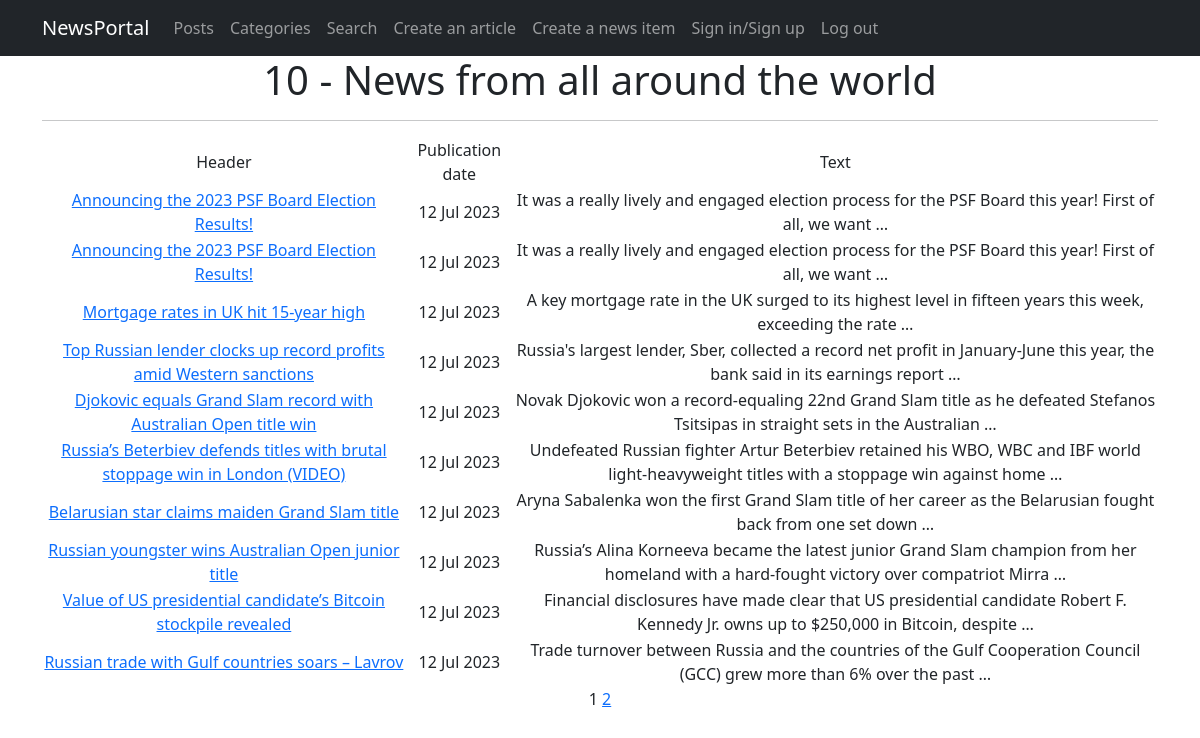
Before: /news_portal/ with the older database file.
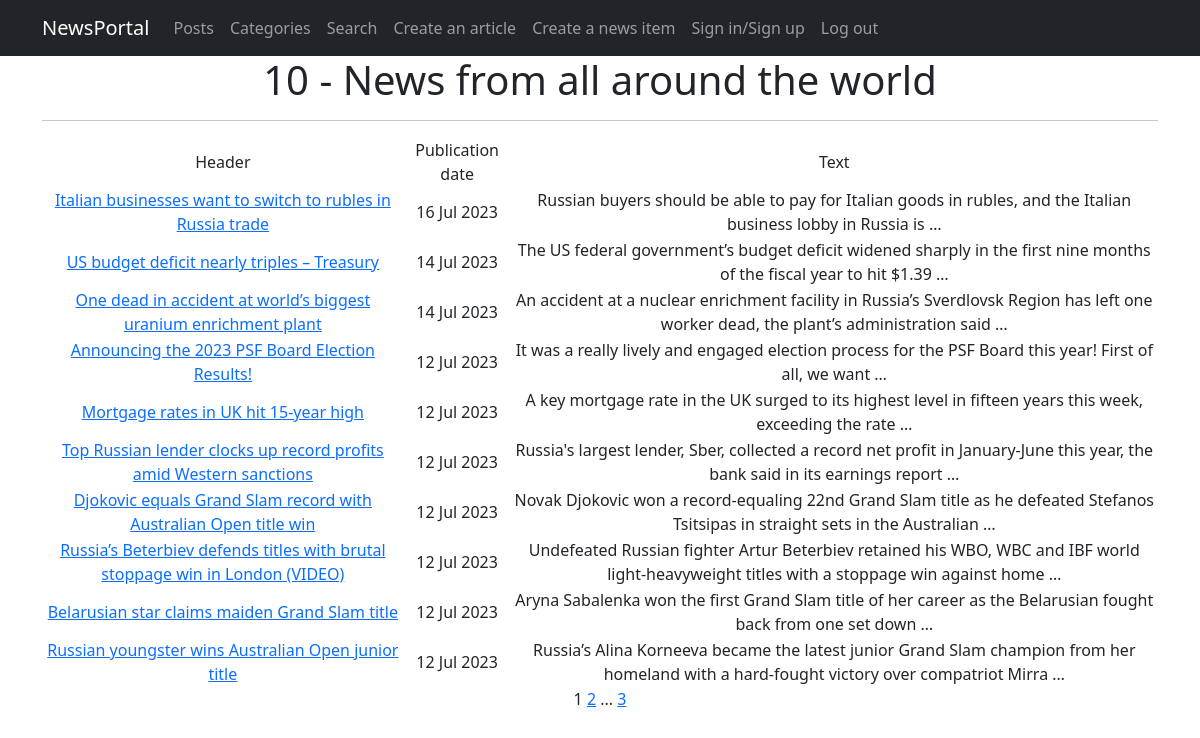
After: the same page with the newer database file.
### news_portal/models.py (models this page shows, shortened)
class Post(models.Model):
    post_type = models.CharField(max_length=2, choices=POST_TYPE, default=article)
    post_pub_date = models.DateTimeField(auto_now_add=True)
    post_header = models.CharField(max_length=255, null=False)
    post_text = models.TextField(null=False)
    post_rating = models.SmallIntegerField(default=0)
    post_auth = models.ForeignKey(Author, on_delete=models.CASCADE)
    post_cat = models.ManyToManyField(Category, through='PostCategory')
    def get_url(self):
        return reverse('post_detail', args=[self.id])

### news_portal/views.py (the view)
# urls.py: path('', cache_page(60)(PostList.as_view())),
class PostList(ListView):
    model = Post
    template_name = 'news_portal.html'
    context_object_name = 'news_portal'
    ordering = '-post_pub_date'
    paginate_by = 10
    def get_queryset(self):
        queryset = super().get_queryset()
        self.filterset = PostFilter(self.request.GET, queryset)
        return self.filterset.qs

### news_portal/templatetags/custom_filters.py (called while the page is built)
@register.filter()
def censor(value):
    censored_words = ['ass', 'bitch', 'cock', 'fuck']
    cen_text = value.split()
    for i in censored_words:
        for words in cen_text:
            if i in words:
                psn_in_text = cen_text.index(words)
                cen_text.remove(words)
                cen_text.insert(psn_in_text, i[0] + '*' * (len(i)-1))
    return " ".join(cen_text)

### news_portal/templatetags/custom_tags.py (called while the page is built)
@register.simple_tag(takes_context=True)
def url_replace(context, **kwargs):
    d = context['request'].GET.copy()
    for k, v in kwargs.items():
        d[k] = v
    return d.urlencode()

### templates/news_portal.html (shortened to what this page needs)
{% extends 'fpages/default.html' %}
{% load custom_filters %}!
{% load custom_tags %}
{% block content %}
   <h1>{{news_portal|length}} - News from all around the world</h1>
   <hr>
   {% if news_portal %}
    <table>
        <tr>
            <td>Header</td>
            <td>Publication date</td>
            <td>Text</td>
        </tr>
        {% for post in news_portal %}
        <tr>
            <td><a href="{{ post.get_url }}"> {{ post.post_header|censor }} </a></td>
            <td>{{ post.post_pub_date|date:'d M Y' }} </td>
            <td>{{ post.post_text|truncatewords:20|censor }}</td>
        </tr>
        {% endfor %}
    </table>
    {% else %}
           <h2>No news</h2>
{% endif %}
   {{ page_obj.number }}
   {% if page_obj.has_next %}
       <a href="?{% url_replace page=page_obj.next_page_number %}">{{ page_obj.next_page_number }}</a>
       {% if paginator.num_pages != page_obj.next_page_number %}
           ...
           <a href="?{% url_replace page=page_obj.paginator.num_pages %}">{{ page_obj.paginator.num_pages }}</a>
       {% endif %}
   {% endif %}
{% endblock content %}

Changed rows visible on the page:
removed Post: post_header|censor "Announcing the 2023 PSF Board Election Results!", post_pub_date "12 Jul 2023", post_text|censor "It was a really lively and engaged election process for the PSF Board this year! First of all, we want …"
no longer on this page (row unchanged): Post: post_header|censor "Value of US presidential candidate’s Bitcoin stockpile revealed", post_pub_date "12 Jul 2023", post_text|censor "Financial disclosures have made clear that US presidential candidate Robert F. Kennedy Jr. owns up to $250,000 in Bitcoin, despite …"
no longer on this page (row unchanged): Post: post_header|censor "Russian trade with Gulf countries soars – Lavrov", post_pub_date "12 Jul 2023", post_text|censor "Trade turnover between Russia and the countries of the Gulf Cooperation Council (GCC) grew more than 6% over the past …"
added Post: post_header|censor "Italian businesses want to switch to rubles in Russia trade", post_pub_date "16 Jul 2023", post_text|censor "Russian buyers should be able to pay for Italian goods in rubles, and the Italian business lobby in Russia is …"
added Post: post_header|censor "US budget deficit nearly triples – Treasury", post_pub_date "14 Jul 2023", post_text|censor "The US federal government’s budget deficit widened sharply in the first nine months of the fiscal year to hit $1.39 …"
added Post: post_header|censor "One dead in accident at world’s biggest uranium enrichment plant", post_pub_date "14 Jul 2023", post_text|censor "An accident at a nuclear enrichment facility in Russia’s Sverdlovsk Region has left one worker dead, the plant’s administration said …"
Other visible differences:
{{ page_obj.paginator.num_pages }}: (not shown) → "3"
